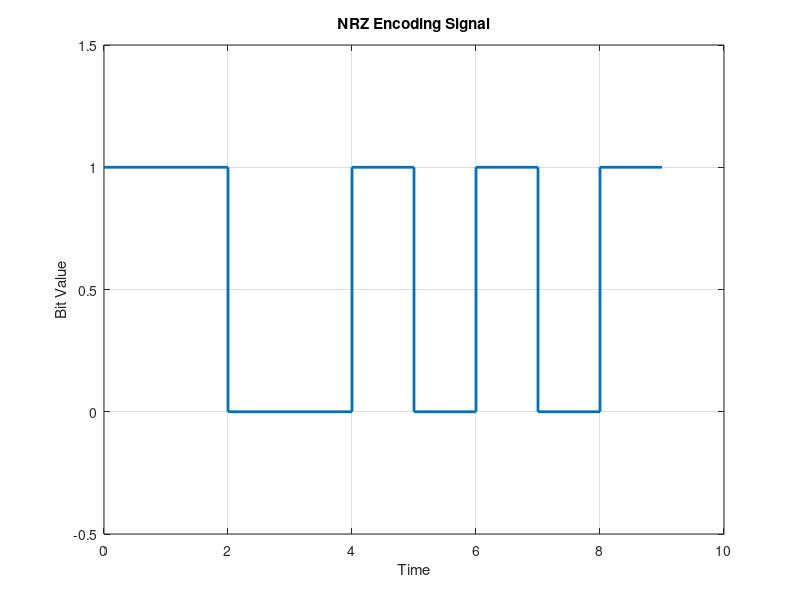

The MATLAB script that drew this image:
% Define the bit sequence
bit_sequence = [1 1 0 0 1 0 1 0 1];

% Define time steps (one timestep per bit)
time_steps = 0:length(bit_sequence);  % One extra time step for the end of the last bit

% Extend the bit sequence to match the stairs plot
extended_sequence = repelem(bit_sequence, 2);

% Plot the bit sequence
stairs(time_steps, [bit_sequence, bit_sequence(end)], 'LineWidth', 2);
xlabel('Time');
ylabel('Bit Value');
title('NRZ Encoding Signal');
grid on;
ylim([-0.5, 1.5]);  % Set Y-axis limits to emphasize bit values
